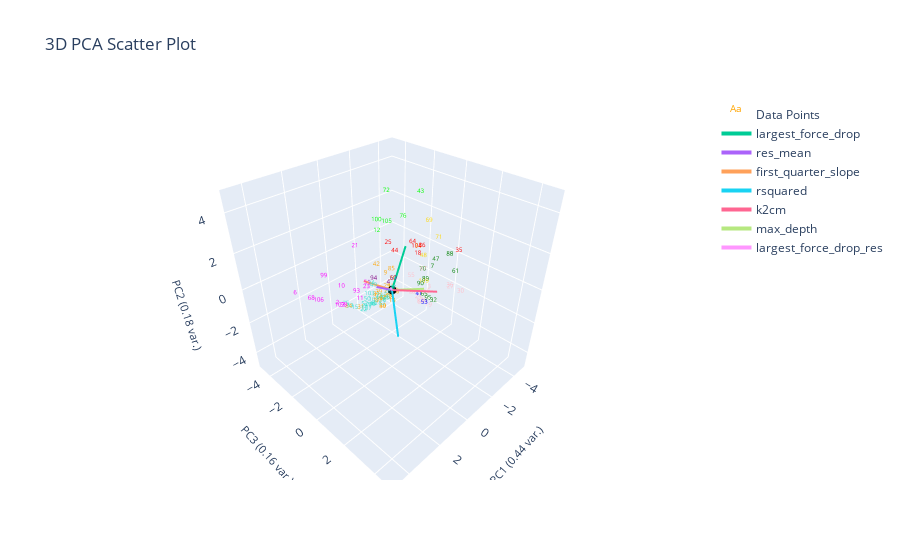

The notebook cell saved with this chart:
### Markdown cell above
# Nearest Centroid
- Each class is represented by it's centroid, with test sample classified to the class with the nearest centroid

### Code cell
from sklearn.neighbors import NearestCentroid

X = plotting.extract_numerical_features(marions_labeled_data).values.tolist()
y = marions_labeled_data[f'{ylabel_name}_nums'].values.tolist()
nc = NearestCentroid()
nc.fit(X,y)
nc_predictions = pd.Series(nc.predict(clustering_features.values))

nc_actual = marions_labeled_data[f'{ylabel_name}_nums']
nc_changed_ylabel_idxs = find_changed_ylabel_data(nc_predictions, nc_actual)
nc_corrected_predictions = correct_pseudo_ylabels_to_actual(nc_predictions, nc_actual, nc_changed_ylabel_idxs)

find_changed_label_filenames(marions_labeled_data, nc_predictions, cluster_num_to_ylabel)

always_changing_filenames = [
    "WS23_L3_T1_P_16.csv",
    "WS23_L2_T1_P_14.csv",
    "WS23_L2_T1_P_12.csv",
    "WS23_L2_T1_P_9.csv",
    "WS23_L2_T1_P_13.csv",
    "WS23_L2_T1_P_6.csv",
    "WS23_L2_T1_P_16.csv",
    "WS23_L3_T1_P_17.csv",
    "WS23_L2_T1_P_5.csv",
    "WS23_L2_T1_P_10.csv",
    "WS23_L3_T1_P_15.csv",
    "WS23_L3_T1_P_3.csv",
    "WS23_L2_T1_P_3.csv",
    "WS23_L3_T1_P_2.csv",
    "WS23_L3_T1_P_5.csv",
    "WS23_L2_T1_P_15.csv",
    "WS23_L3_T1_P_14.csv",
    "WS23_L3_T1_P_23.csv",
    "WS23_L2_T1_P_17.csv",
    "WS23_L3_T1_P_21.csv",
    "WS23_L2_T1_P_11.csv",
    "WS23_L3_T1_P_10.csv",
    "WS23_L2_T1_P_7.csv"
]

# curves that are always changing when i remove force drop and dont
always_changing_idxs = marions_labeled_data[marions_labeled_data['filenames'].isin(always_changing_filenames)].index
plotting.plot_cluster_subplots(nc_predictions, curve_data,
                                  clustering_method="Nearest Centroid", 
                                  cluster_category_names=cluster_num_to_ylabel,
                                  pseudo_corrections=nc_corrected_predictions,
                                  bold_idxs=always_changing_idxs
                                  )


plotting.plot_cluster_subplots(nc_corrected_predictions, curve_data, 
                                  clustering_method="Nearest Centroid", 
                                  cluster_category_names=cluster_num_to_ylabel,
                                  bold_idxs=nc_actual.index
                                  )
plotting.plot_cluster_subplots(nc_predictions, curve_data,
                                  clustering_method="Nearest Centroid", 
                                  cluster_category_names=cluster_num_to_ylabel,
                                  pseudo_corrections=nc_corrected_predictions,
                                  bold_idxs=nc_actual.index
                                  )
plotting.plot_pca(clustering_features, nc_predictions, 3,
                  graph_title=f'',
                  ylabel_name=ylabel_name,)

### Figure 1 — Plotly figure (JSON) as saved in the notebook; plotly's stock layout.template omitted (floating-point values rounded to 4 significant figures)
{"data": [{"mode": "text", "name": "Data Points", "text": ["0", "1", "2", "3", "4", "5", "6", "7", "8", "9", "10", "11", "12", "13", "14", "15", "16", "17", "18", "19", "20", "21", "22", "23", "24", "25", "26", "27", "28", "29", "30", "31", "32", "33", "34", "35", "36", "37", "38", "39", "40", "41", "42", "43", "44", "45", "46", "47", "48", "49", "50", "51", "52", "53", "54", "55", "56", "57", "58", "59", "60", "61", "62", "63", "64", "65", "66", "67", "68", "69", "70", "71", "72", "73", "74", "75", "76", "77", "78", "79", "80", "81", "82", "83", "84", "85", "86", "87", "88", "89", "90", "91", "92", "93", "94", "95", "96", "97", "98", "99", "100", "101", "102", "103", "104", "105", "106", "107", "108", "109"], "textfont": {"color": ["orange", "turquoise", "magenta", "pink", "purple", "pink", "magenta", "green", "turquoise", "orange", "magenta", "magenta", "lime", "orange", "orange", "turquoise", "turquoise", "orange", "red", "pink", "orange", "magenta", "turquoise", "magenta", "pink", "red", "turquoise", "pink", "turquoise", "orange", "pink", "orange", "green", "turquoise", "turquoise", "red", "pink", "turquoise", "pink", "orange", "orange", "blue", "orange", "lime", "red", "orange", "turquoise", "green", "gold", "turquoise", "turquoise", "magenta", "turquoise", "blue", "orange", "pink", "orange", "pink", "turquoise", "orange", "purple", "green", "turquoise", "orange", "red", "green", "turquoise", "pink", "magenta", "gold", "green", "gold", "lime", "turquoise", "gold", "turquoise", "lime", "turquoise", "pink", "orange", "pink", "orange", "turquoise", "orange", "orange", "orange", "red", "pink", "green", "green", "green", "turquoise", "orange", "magenta", "purple", "green", "orange", "pink", "magenta", "magenta", "lime", "turquoise", "magenta", "turquoise", "red", "lime", "magenta", "turquoise", "orange", "gold"], "size": 6}, "type": "scatter3d", "x": [-0.03327, 1.781, 3.057, -0.9405, -0.1856, -0.9851, 5.014, -1.43, 0.9821, -1.239, 3.077, 2.344, -1.113, -0.906, -0.3079, 2.305, 1.836, 0.3269, -1.207, -1.064, -0.9912, 1.423, 2.452, 1.914, -1.869, -1.296, 0.3352, -1.248, 0.6168, -0.7313, -0.7576, 1.487, -0.848, 2.423, 1.231, -2.252, -1.328, 0.4237, -1.762, 0.5296, 0.4882, -0.4859, -0.3195, -4.632, -1.465, -0.07818, 1.659, -0.9776, -2.993, 1.287, 2.011, 1.577, 1.875, -0.1151, -0.1276, -1.24, -0.4333, -1.982, 0.9004, 0.4076, 0.2126, -0.8113, 1.631, -0.09548, -1.232, -1.198, 0.6104, -1.173, 4.577, -3.167, -1.698, -2.681, -1.536, 1.006, -3.104, 2.404, -2.735, 1.28, -1.605, -1.156, -2.063, 0.6116, 1.244, 0.694, 2.019, -1.465, -2.348, -1.021, -1.628, -0.2923, -1.711, 1.753, 0.254, 2.0, 0.6205, -1.21, -0.8046, -1.665, 2.727, 3.252, -0.7016, 0.9587, 2.845, 1.022, -1.652, -1.575, 3.334, 1.665, -0.3145, -2.501], "y": [-0.684, 0.675, -0.2976, 1.501, -0.44, 1.448, -0.3518, 1.224, 0.5023, -1.732, 0.1071, 0.3651, -2.174, -0.9901, -0.2722, -0.04634, 0.593, -0.7762, 0.4955, 1.427, -0.9537, -0.9116, 0.7207, 0.3401, 0.06284, -1.579, -0.0289, 2.479, 0.3131, -1.1, 3.398, -0.6546, 1.883, -0.2501, -0.103, 2.049, 2.39, 0.4585, 0.5068, -0.3676, -0.1532, 1.248, -1.423, -2.488, -1.281, -0.3365, 0.4562, 1.757, -0.6873, 0.1023, 0.4749, -0.01393, 0.1391, 1.948, -0.7932, 0.08713, -0.7436, 0.1742, 0.4749, -0.237, 0.3004, 2.973, 0.5108, -0.7279, 0.1245, 1.013, -0.2204, 0.9082, 0.0615, -0.5635, 0.4111, 0.4737, -1.924, 0.1743, -1.163, -0.5544, -1.948, -0.218, -0.1688, -0.9353, 0.1478, -0.4826, 0.5941, -0.2258, -0.8562, -1.521, -0.2537, 0.9252, 2.018, 1.801, 0.2939, 0.1353, -0.7292, -0.2446, -0.5963, 1.245, -0.5442, -0.1439, -0.2929, -0.8382, -1.741, -0.292, -0.4231, -0.4709, 0.01297, -1.946, -1.306, 0.008563, -0.5769, -0.1564], "z": [-1.305, 0.09186, 0.3082, 0.04012, -0.2868, -0.2875, 1.836, 0.8122, -0.2549, -0.8777, 1.407, 0.5153, 1.515, -1.21, -1.393, -0.2413, 0.01775, -1.338, 1.312, -1.152, -0.7228, 2.231, 0.1526, 0.9027, -1.797, 0.9997, -0.714, 0.379, -0.05588, -1.147, 0.8663, -1.025, -0.5064, -0.198, 0.5273, 1.682, 0.3771, 0.1328, -1.743, -0.4779, -1.237, -0.259, 0.2245, 2.381, 0.579, -1.014, -0.1062, 1.651, -0.1254, 0.5567, 0.3593, 0.7777, -0.178, -0.1909, -1.448, -0.1542, -1.27, -2.169, -0.1954, -1.343, 0.4986, 1.658, -0.08524, -1.369, 1.77, -0.7911, -0.6752, 0.6512, 1.555, 1.907, 0.1566, 1.558, 3.588, -0.143, 0.191, -0.2501, 1.802, -0.757, -1.487, -1.557, -1.557, -0.6178, -0.2326, -0.8183, -0.7831, -0.6229, 0.9353, -1.167, 1.745, 0.945, -0.7852, -0.3665, -1.083, 0.4107, 0.249, -0.8989, -1.252, -1.504, -0.001534, 1.556, 2.417, -0.6596, -0.01579, -0.3727, 1.309, 1.928, 0.04688, -0.6278, -1.36, -1.249]}, {"marker": {"color": "black", "size": 3}, "mode": "markers", "name": "Origin", "showlegend": false, "type": "scatter3d", "x": [0], "y": [0], "z": [0]}, {"line": {"width": 4}, "mode": "lines+text", "name": "largest_force_drop", "textposition": "top center", "type": "scatter3d", "x": [0, -1.088], "y": [0, -0.1926], "z": [0, 1.862]}, {"line": {"width": 4}, "mode": "lines+text", "name": "res_mean", "textposition": "top center", "type": "scatter3d", "x": [0, 1.379], "y": [0, 0.4203], "z": [0, 1.061]}, {"line": {"width": 4}, "mode": "lines+text", "name": "first_quarter_slope", "textposition": "top center", "type": "scatter3d", "x": [0, 1.255], "y": [0, -0.5543], "z": [0, 0.8502]}, {"line": {"width": 4}, "mode": "lines+text", "name": "rsquared", "textposition": "top center", "type": "scatter3d", "x": [0, 1.032], "y": [0, 1.434], "z": [0, -1.4]}, {"line": {"width": 4}, "mode": "lines+text", "name": "k2cm", "textposition": "top center", "type": "scatter3d", "x": [0, -0.6366], "y": [0, 2.204], "z": [0, 0.6896]}, {"line": {"width": 4}, "mode": "lines+text", "name": "max_depth", "textposition": "top center", "type": "scatter3d", "x": [0, -1.351], "y": [0, 0.8329], "z": [0, -0.1869]}, {"line": {"width": 4}, "mode": "lines+text", "name": "largest_force_drop_res", "textposition": "top center", "type": "scatter3d", "x": [0, 1.022], "y": [0, 0.9337], "z": [0, 1.101]}], "layout": {"autosize": true, "scene": {"aspectmode": "cube", "xaxis": {"range": [-5.014, 5.014], "title": {"font": {"size": 11}, "text": "PC1 (0.44 var.)"}}, "yaxis": {"range": [-5.014, 5.014], "title": {"font": {"size": 11}, "text": "PC3 (0.16 var.)"}}, "zaxis": {"range": [-5.014, 5.014], "title": {"font": {"size": 11}, "text": "PC2 (0.18 var.)"}}}, "title": {"text": "3D PCA Scatter Plot"}}}
